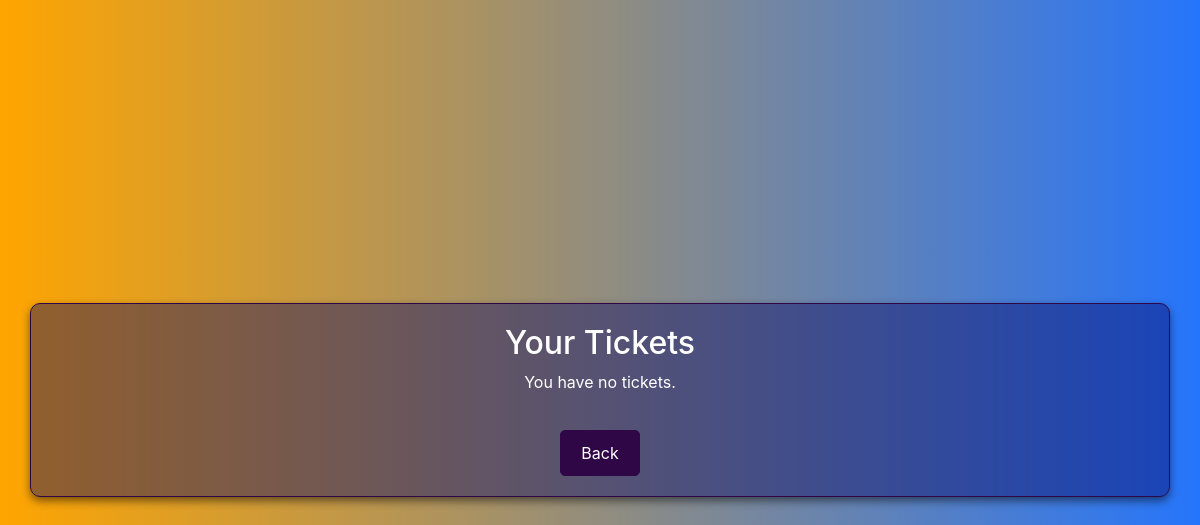
/view_tickets/ (signed in), run on an earlier commit of the app's database.
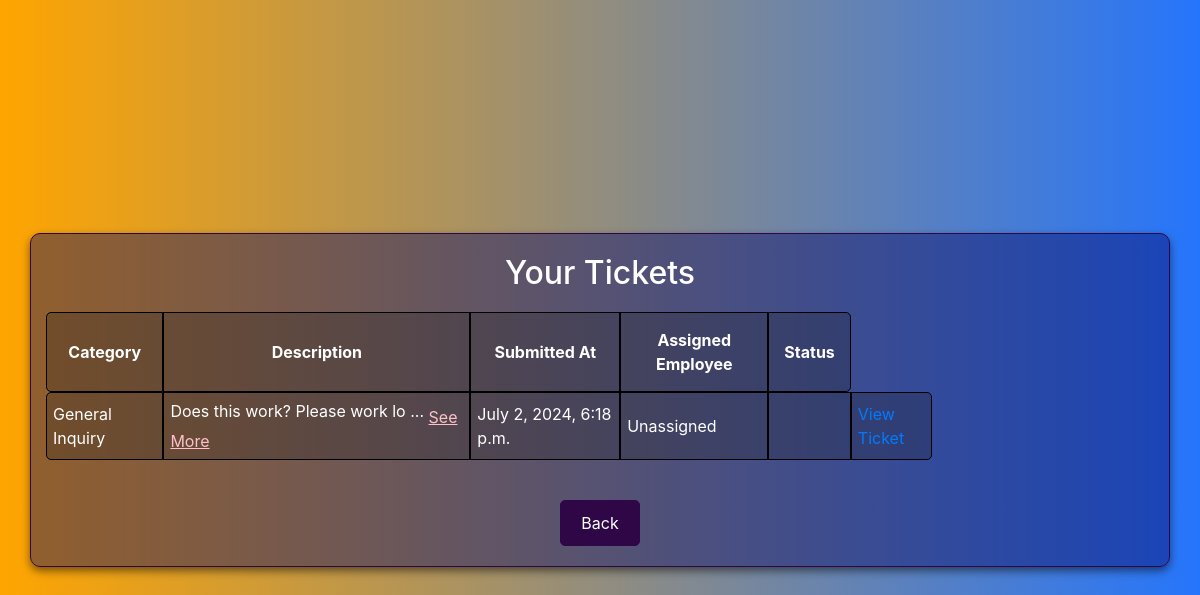
And on a later commit of the database.
### myapp/models.py (models this page shows, shortened)
class Ticket(models.Model):
    CATEGORY_CHOICES = [
        ('repair', 'Repair Request'),
        ('account', 'Account Help'),
        ('tech_support', 'Technical Support'),
        ('account_management', 'Account Management'),
        ('general_inquiry', 'General Inquiry'),
        ('maintenance', 'Maintenance Request'),
        ('security', 'Security Issue'),
        ('customer_service', 'Customer Service'),
        ('other', 'Other'),
    ]
    user = models.ForeignKey(CustomUser, on_delete=models.CASCADE)
    category = models.CharField(max_length=50, choices=CATEGORY_CHOICES)
    status = models.CharField(max_length=50, choices=[
        ('open', 'Open'),
        ('in_progress', 'In Progress'),
        ('closed', 'Closed'),
    ])
    description = models.TextField()
    submitted_at = models.DateTimeField(default=timezone.now)
    assigned_employee = models.ForeignKey(CustomUser, on_delete=models.SET_NULL, null=True, blank=True, related_name='assigned_tickets')
    time_estimate = models.FloatField()
    time_spent = models.FloatField()

### myapp/views.py (the view)
# urls.py: path('view_tickets/', views.view_tickets, name='view_tickets'),
@login_required
def view_tickets(request):
    tickets = Ticket.objects.filter(user=request.user)
    return render(request, 'view_tickets.html', {'tickets': tickets})

### myapp/templates/view_tickets.html (shortened to what this page needs)
<!DOCTYPE html>
<html lang="en">
<head>
    {% load static %}
    <link rel="stylesheet" href="{% static 'styles.css' %}">
    <link rel="stylesheet" href="https://stackpath.bootstrapcdn.com/bootstrap/4.3.1/css/bootstrap.min.css">
</head>
<body>
    <div class="container">
        <h2>Your Tickets</h2>
        {% if tickets %}
            <table class="ticket-table">
                <thead>
                    <tr>
                        <th class="rounded-header-left">Category</th>
                        <th class="rounded-header-middle">Description</th>
                        <th class="rounded-header-middle">Submitted At</th>
                        <th class="rounded-header-middle">Assigned Employee</th>
                        <th class="rounded-header-right">Status</th>
                    </tr>
                </thead>
                <tbody>
                    {% for ticket in tickets %}
                        <tr>
                            <td class="rounded-header-left">{{ ticket.get_category_display }}</td>
                            <td>
                                <span class="truncate">
                                    {{ ticket.description|slice:":30" }}
                                    {% if ticket.description|length > 30 %}...{% endif %}
                                </span>
                                {% if ticket.description|length > 30 %}
                                    <span class="show-more" onclick="toggleDescription(this)">See More</span>
                                {% endif %}
                            </td>
                            <td class="rounded-header-middle">{{ticket.submitted_at}}</td>
                            <td class="rounded-header-middle">
                                {% if ticket.assigned_employee %}
                                    {{ticket.assigned_employee.username}}
                                {% else %}
                                    Unassigned
                                {% endif %}
                            </td>
                            <td class="rounded-header-middle">{{ ticket.status}}</td>
                            <td class="rounded-header-right">
                                <a href="{% url 'achat_ticket' ticket.id %}">View Ticket</a>
                            </td>
                        </tr>
                    {% endfor %}
                </tbody>
            </table>
        {% else %}
            <p>You have no tickets.</p>
        {% endif %}
        <button class="back-button" onclick="window.location.href='{% url 'normal_dashboard' %}'">Back</button>
    </div>
</body>
</html>

What changed in the data, as far as the page shows it:
added Ticket: category "General Inquiry", description "Does this work? Please work lo", shows "See More", submitted_at "July 2, 2024, 6:18 p.m.", shows "Unassigned"
Also different on the page:
text no longer shown: "You have no tickets."
text now shown: "Category Description Submitted At Assigned Employee Status"
